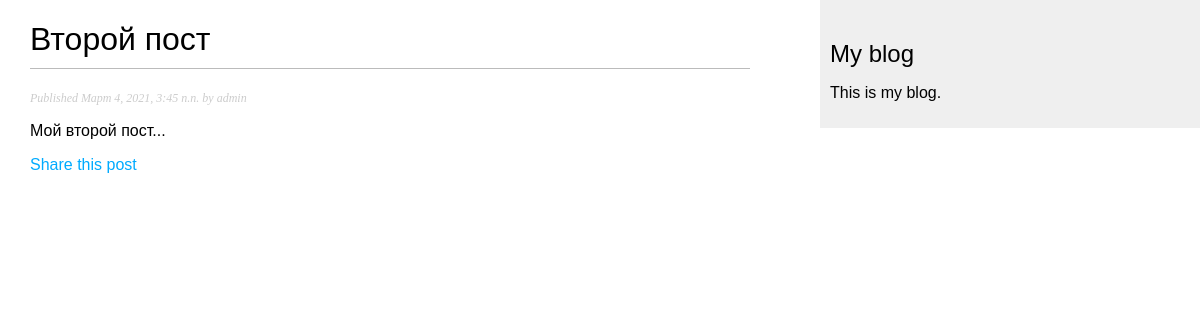
/blog/2021/3/4/another-post/, run on the app's committed database.
### blog/models.py (models this page shows, shortened)
class Post(models.Model):
    STATUS_CHOICES = (
        ('draft', 'Draft'),
        ('published', 'Published'),
    )
    title = models.CharField(max_length=250)
    slug = models.SlugField(max_length=250,
                            unique_for_date='publish')
    author = models.ForeignKey(User,
                               on_delete=models.CASCADE,
                               related_name='blog_posts')
    body = models.TextField()
    publish = models.DateTimeField(default=timezone.now)
    created = models.DateTimeField(auto_now_add=True)
    updated = models.DateTimeField(auto_now=True)
    status = models.CharField(max_length=10,
                              choices=STATUS_CHOICES,
                              default='draft')
    objects = models.Manager() # The default manager.
    published = PublishedManager() # Our custom manager.
    class Meta:
        ordering = ('-publish',)

### blog/views.py (the view)
def post_detail(request, year, month, day, post):
    post = get_object_or_404(Post, slug=post,
                                   status='published',
                                   publish__year=year,
                                   publish__month=month,
                                   publish__day=day)
    return render(request,
                  'blog/post/detail.html',
                  {'post': post})

### blog/templates/blog/post/detail.html (shortened to what this page needs)
{% extends "blog/base.html" %}
{% block content %}
  <h1>{{ post.title }}</h1>
  <p class="date">
    Published {{ post.publish }} by {{ post.author }}
  </p>
  {{ post.body|linebreaks }}
  <p>
    <a href="{% url "blog:post_share" post.id %}">
      Share this post
    </a>
  </p>
{% endblock %}

### blog/static/css/blog.css (style rules this page uses)
body { margin:0; padding:0; font-family:helvetica, sans-serif; }
a { color:#00abff; text-decoration:none; }
h1 { font-weight:normal; border-bottom:1px solid #bbb; padding:0 0 10px 0; }
p.date { color:#ccc; font-family: georgia, serif; font-size: 12px; font-style: italic; }

### data on the page
Post: title "Второй пост", publish "Март 4, 2021, 3:45 п.п.", author "admin", body "Мой второй пост..."
